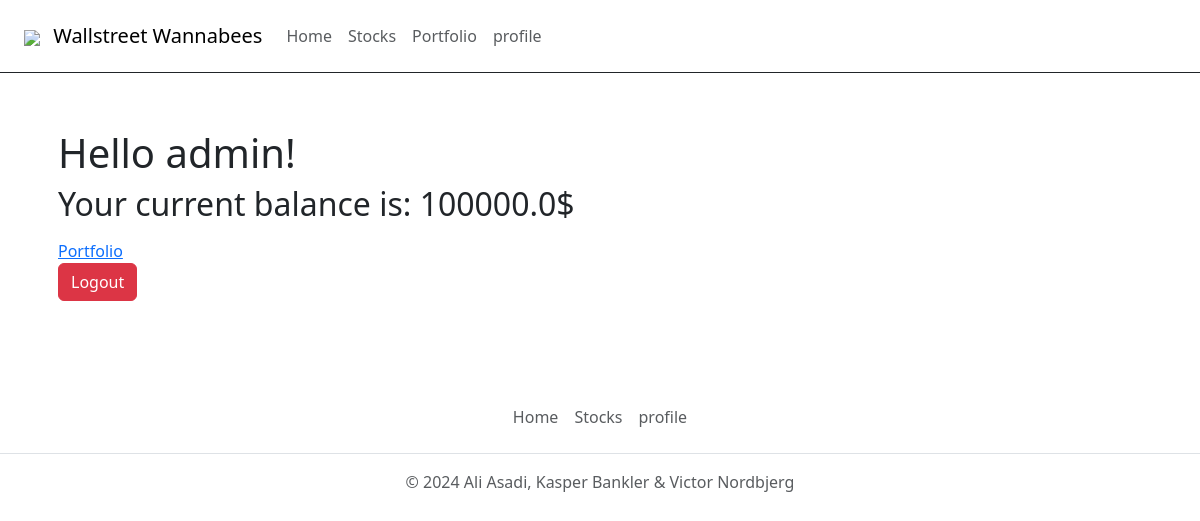
Page /accounts/profile/ (signed in) on the earlier database version.
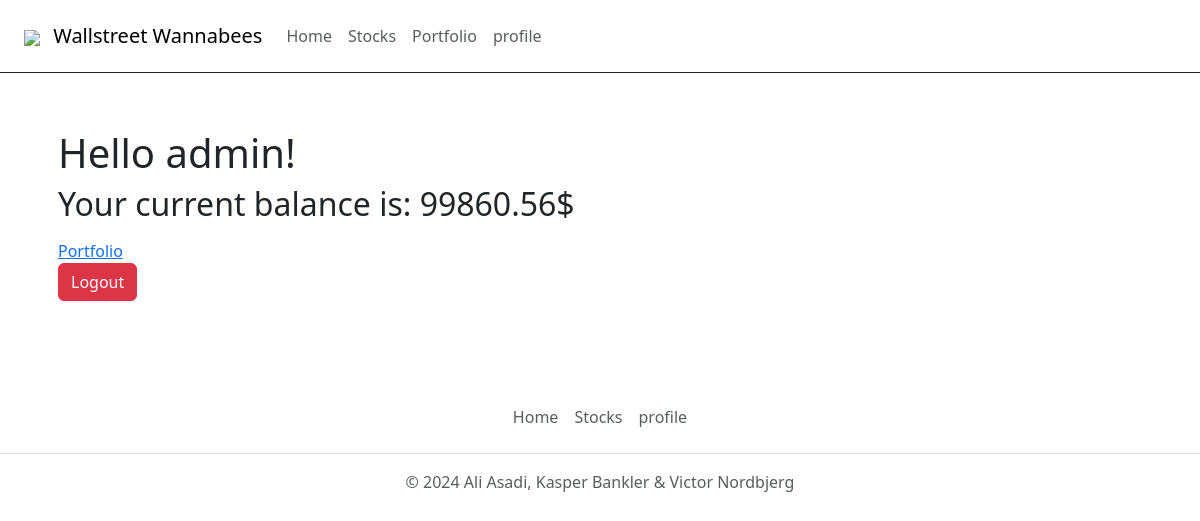
Same page on the later database version.
### accounts/models.py (models this page shows, shortened)
class CustomUser(AbstractUser):
    balance=models.FloatField(default=100000)
    class Meta:
        app_label = 'accounts'

### accounts/views.py (the view)
# urls.py: path("profile/",ProfileView,name="profile")
@login_required
def ProfileView(request):
    stocks = list(Order.objects.filter(user=request.user))
    if not stocks:
        stocks=[{'ticker':"no stocks",'quantity':0}]
    return render(request, "profile.html",{'stocks':stocks})

### accounts/templates/profile.html (shortened to what this page needs)
{% extends "base.html" %}
{% block content %}
    <div class="on my-3 p-3">
        <h1>Hello {{user.username}}!</h1>
        <h2>Your current balance is: {{user.balance}}$</h2>
        <a href="/portfolio">Portfolio</a>
        <form id="logout-form" method="post" action="{% url 'admin:logout' %}">
            <button type="submit" class="btn btn-danger">Logout</button>
          </form>
    </div>
{% endblock content %}

### templates/base.html (shortened to what this page needs)
<!DOCTYPE html>
<html lang="en">
  <head>
    <link
      href="https://cdn.jsdelivr.net/npm/bootstrap@5.3.3/dist/css/bootstrap.min.css"
      rel="stylesheet"
    />
  </head>
  <body>
    <nav class="navbar bg-body-white px-3 border-bottom border-dark">
      <div class="navbar">
        <a class="navbar-brand" href="/">
        <img class="img-fluid px-2" style="height:50px;" src="https://img.freepik.com/premium-vector/ww-logo-design_705304-609.jpg" />
        Wallstreet Wannabees
      </a>
          <a href="/" class="nav-link px-2 text-muted zoom">Home</a>
          <a href="/stocks" class="nav-link px-2 text-muted zoom">Stocks</a>
          <a href="/portfolio/" class="nav-link px-2 text-muted zoom">Portfolio</a>
          <a href="/accounts/{{user.username|yesno:"profile,login"}}" class=" zoom nav-link px-2 text-muted">{{user.username|yesno:"profile,login"}}</a>
        </div>
    </nav>
    <main class="container py-4">{% block content %} {% endblock %}</main>
    <footer class="py-3 my-4">
      <ul class="nav justify-content-center border-bottom pb-3 mb-3">
        <li class="nav-item">
          <a href="/" class="nav-link px-2 text-muted zoom">Home</a>
        </li>
        <li class="nav-item">
          <a href="/stocks" class="nav-link px-2 text-muted zoom">Stocks</a>
        </li>
        <li class="nav-item">
          <a href="/accounts/{{user.username|yesno:"profile,login"}}" class="nav-link px-2 text-muted zoom">{{user.username|yesno:"profile,login"}}</a>
        </li>
      </ul>
      <p class="text-center text-muted">
        &copy; 2024 Ali Asadi, Kasper Bankler & Victor Nordbjerg
      </p>
    </footer>
  </body>
</html>

Differences in the rows shown:
changed CustomUser "admin": balance "100000.0" → "99860.56"
